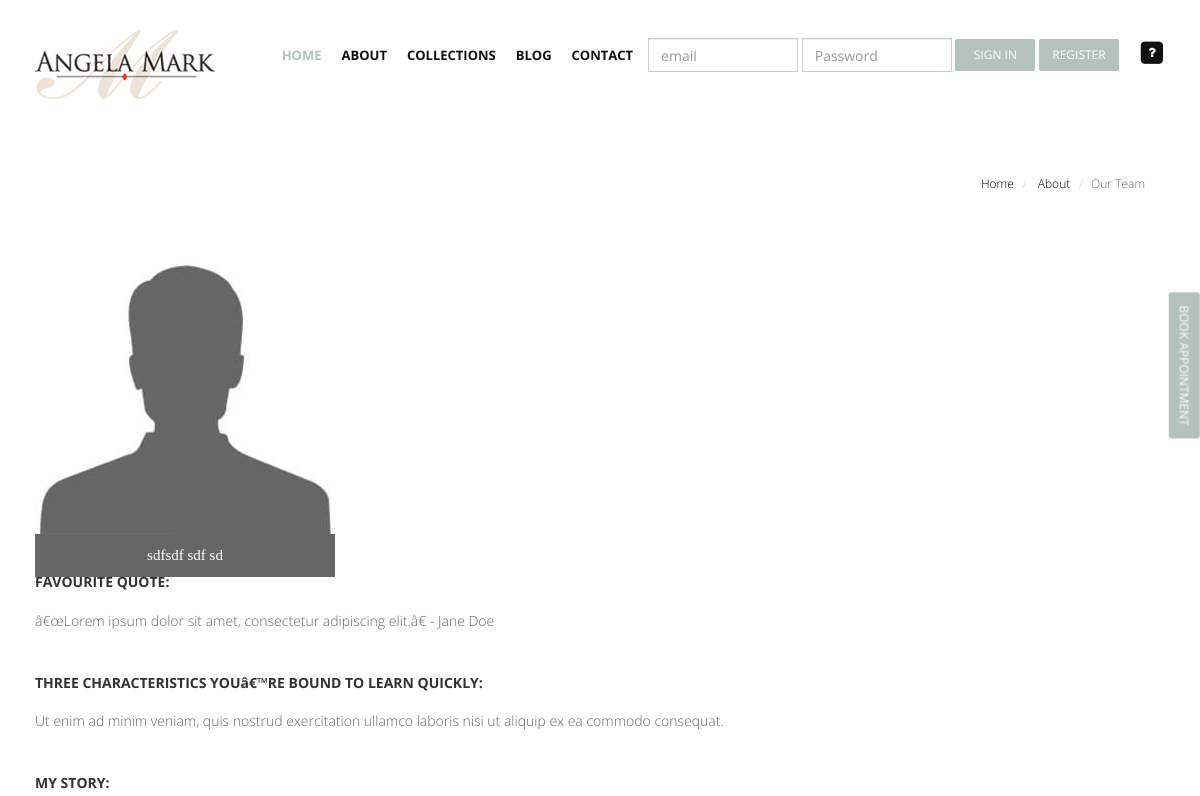
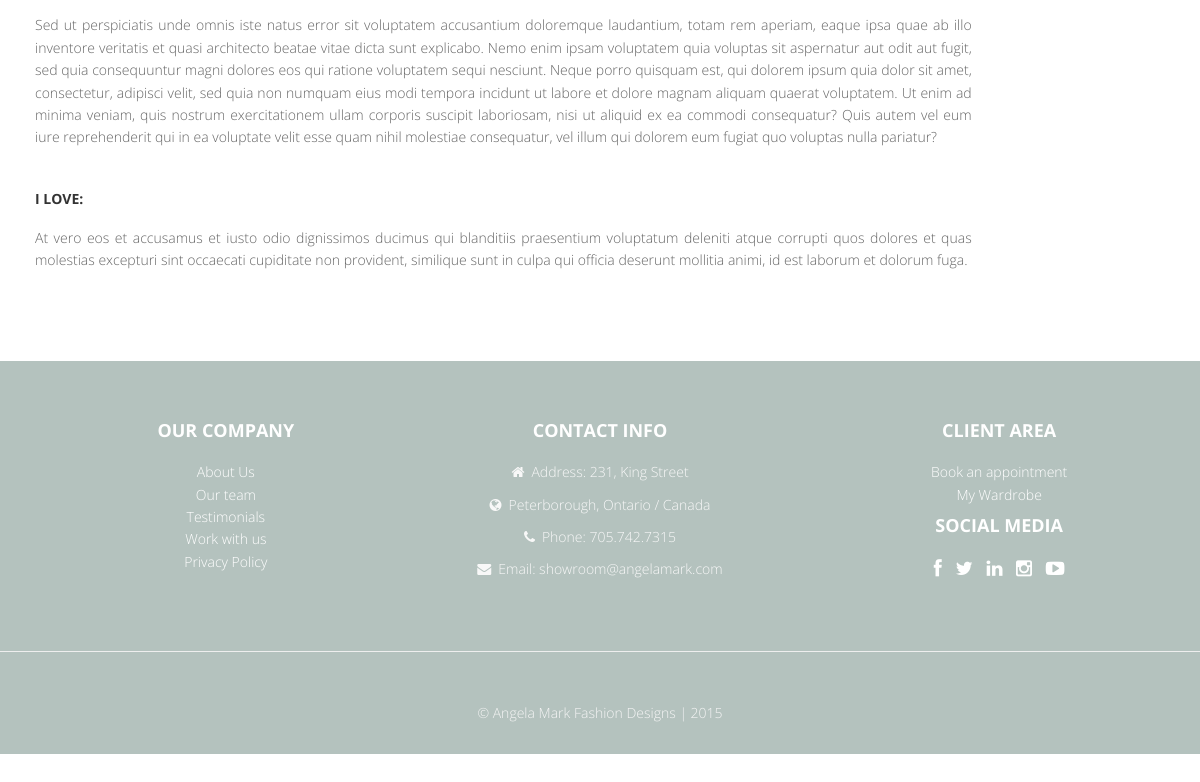
Page /AngelaFinal/web/pages/ourTeam.php on the earlier database version (2 pictures, top to bottom).
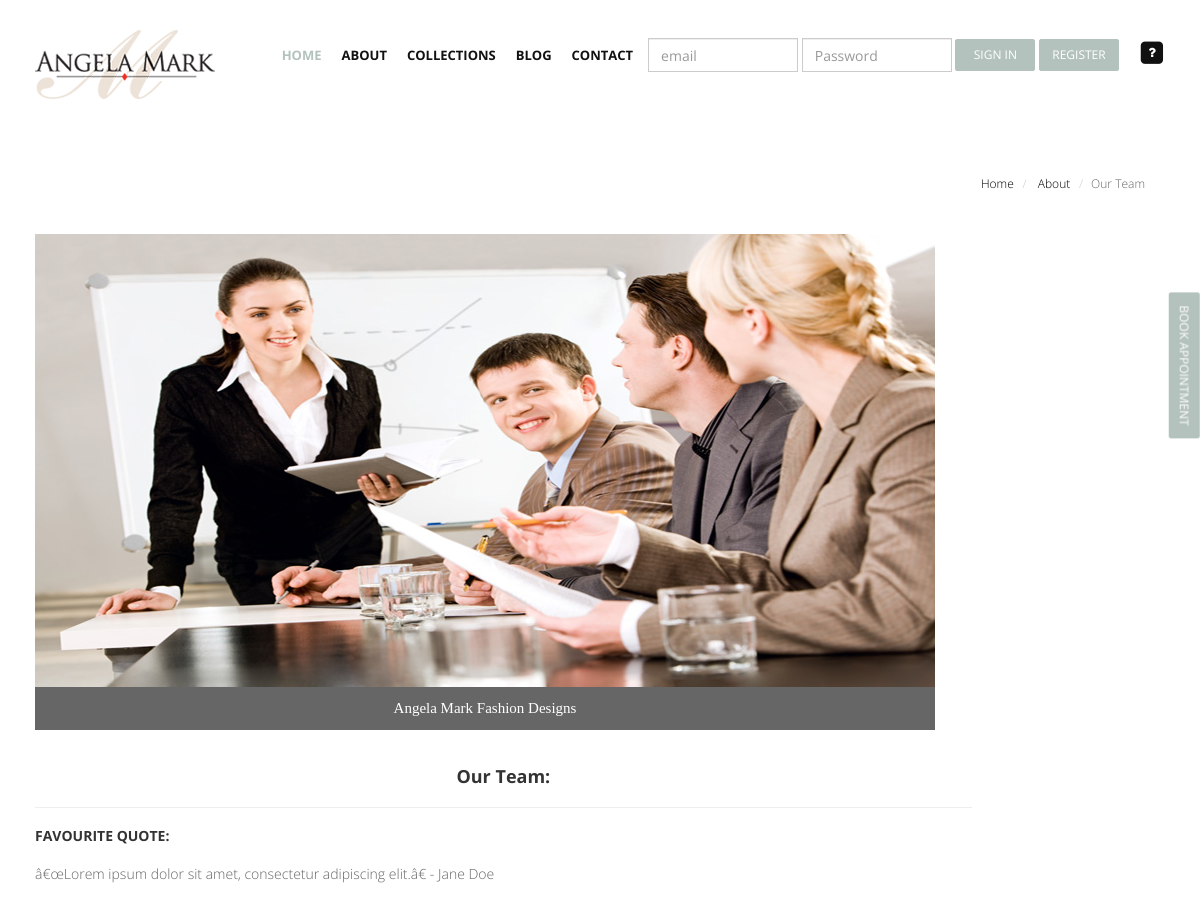
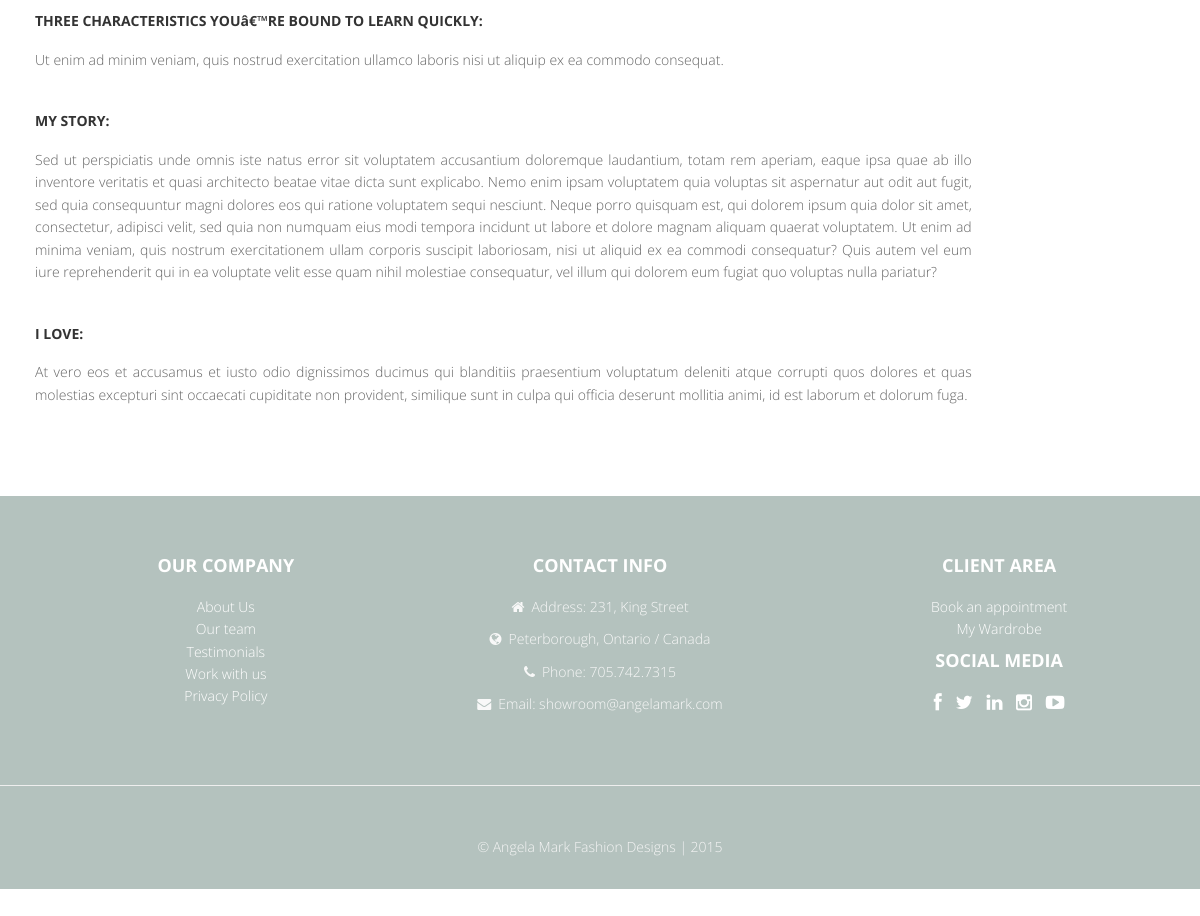
Same page on the later database version (2 pictures, top to bottom).
### tables this page shows
CREATE TABLE IF NOT EXISTS `pagephotos` (
  `id` int(4) NOT NULL,
  `path` varchar(200) NOT NULL,
  `pageId` int(4) DEFAULT NULL,
  `date` timestamp NOT NULL DEFAULT CURRENT_TIMESTAMP,
  `active` int(1) NOT NULL,
  `subtitle` varchar(80) DEFAULT NULL,
  `description` varchar(200) DEFAULT NULL
);

CREATE TABLE IF NOT EXISTS `pagecontent` (
  `id` int(10) unsigned NOT NULL,
  `pageID` int(11) NOT NULL,
  `variable` varchar(30) NOT NULL,
  `content` longtext NOT NULL
);

### AngelaFinal/src/factories/factoryDAOPdo.php (called while the page is built, shortened)
<?php
	require_once DIR_PDO.'managementPhotosDAOPdo.php';
	require_once DIR_PDO.'managementContentDAOPdo.php';
class FactoryDAOPdo implements FactoryDAO {
	private static $instance = null;
	public static function getInstance() {
		if (self::$instance == null) {
			self::$instance = new FactoryDAOPdo();
		}
		return self::$instance;
	}
	public function createManagementPhotosPersistence() {
		return new ManagementPhotosDAOPdo();
	}
	public function createManagementContentPersistence() {
		return new ManagementContentDAOPdo();
	}
}
?>

### AngelaFinal/src/controllers/managementPhotosController.php (called while the page is built, shortened)
<?php
	require_once DIR_FAC.'factoryDAOPdo.php';
class ManagementPhotosController {
	private $persistenceManagement;
	public function __construct() {
		$this->factory = FactoryDAOPdo::getInstance();
		$this->persistenceManagement = $this->factory->createManagementPhotosPersistence();
	}
	public function searchPhotos($param,$value,$type){
		$result = $this->persistenceManagement->searchPhotos($param,$value,$type);
		return $result;
	}
}
 ?>

### AngelaFinal/src/views/managementPhotosView.php (called while the page is built, shortened)
<?php
	require_once DIR_MOD.'managementPhotos.php';
	require_once DIR_CON.'managementPhotosController.php';
class ManagementPhotosView{
	private $managementPhotosController;
	function __construct() {
		$this->managementPhotosController = new ManagementPhotosController();
	}
	public function searchPhotos($param,$value,$type) {
		$result = $this->managementPhotosController->searchPhotos($param,$value,$type);
		return $result;
	}
}
 ?>

### AngelaFinal/src/persistenceDAOPdo/managementPhotosDAOPdo.php (called while the page is built, shortened)
<?php
	require_once DIR_MOD.'managementPhotos.php';
class ManagementPhotosDAOPdo implements ManagementPhotosDAO {
	public function searchPhotos($param,$value,$type) {
		$className = 'ConnectionDAOPdo';
		$con = $className::getConnection();
		$query = 'SELECT * FROM pagephotos Where '.$param.' = '.$value;
		$stmt = $con->prepare($query);
		$stmt->execute();
		$result = $stmt->fetchAll();
		$management = '';
		$managementsList = new ArrayObject();
		foreach ($result as $row) {
			$management = new ManagementPhotos();
			$management->setIdPhoto($row['id']);
			$management->setPathPhoto($row['path']);
			$management->setPageIdPhoto($row['pageId']);
			$management->setDates($row['date']);
			$management->setActive($row['active']);
			$management->setSubtitle($row['subtitle']);
			$management->setDescription($row['description']);
			$managementsList->append($management);
		}
		if($type==1){
			return $management;
		}elseif($type==2){
			return $managementsList;
		}
	}
}
?>

### AngelaFinal/src/models/managementPhotos.php (called while the page is built, shortened)
<?php
class ManagementPhotos{
	private $pathPhoto;
	private $subtitle;
	function getPathPhoto(){
		return $this->pathPhoto;
	}
	function getSubtitle(){
		return $this->subtitle;
	}
	function setPathPhoto($pathPhoto){
		$this->pathPhoto=$pathPhoto;
	}
	function setSubtitle($subtitle){
		$this->subtitle=$subtitle;
	}
}
?>

### AngelaFinal/src/controllers/managementContentController.php (called while the page is built, shortened)
<?php
	require_once DIR_FAC.'factoryDAOPdo.php';
class ManagementContentController {
	private $persistenceManagement;
	public function __construct() {
		$this->factory = FactoryDAOPdo::getInstance();
		$this->persistenceManagement = $this->factory->createManagementContentPersistence();
	}
	public function searchContent($param,$value,$type){
		$result = $this->persistenceManagement->searchContent($param,$value,$type);
		return $result;
	}
}
 ?>

### AngelaFinal/src/views/managementContentView.php (called while the page is built, shortened)
<?php
	require_once DIR_MOD.'managementContent.php';
	require_once DIR_CON.'managementContentController.php';
class ManagementContentView{
	private $managementContentController;
	function __construct() {
		$this->managementContentController = new ManagementContentController();
	}
	public function searchContent($param,$value,$type) {
		$result = $this->managementContentController->searchContent($param,$value,$type);
		return $result;
	}
}
 ?>

### AngelaFinal/src/persistenceDAOPdo/managementContentDAOPdo.php (called while the page is built, shortened)
<?php
	require_once DIR_MOD.'managementContent.php';
class ManagementContentDAOPdo implements ManagementContentDAO {
	public function searchContent($param,$value,$type){
		$className = 'ConnectionDAOPdo';
		$con = $className::getConnection();
		$query = 'SELECT * FROM pagecontent Where '.$param.' = '.$value;
		$stmt = $con->prepare($query);
		$stmt->execute();
		$result = $stmt->fetchAll();
		$managementsList = new ArrayObject();
		foreach ($result as $row) {
			$management = new ManagementContent();
			$management->setIdContent($row['id']);
			$management->setPageIdContent($row['pageID']);
			$management->setVariable($row['variable']);
			$management->setContent($row['content']);
			$managementsList->append($management);
		}
		if($type==1){
			return $management;
		}elseif($type==2){
			return $managementsList;
		}
	}
}
?>

### AngelaFinal/src/models/managementContent.php (called while the page is built, shortened)
<?php
class ManagementContent{
	private $content;
	function getContent(){
		return $this->content;
	}
	function setContent($content){
		$this->content=$content;
	}
}

### AngelaFinal/web/pages/ourTeam.php (the view, shortened to what the changed rows need)
<?php
	require_once (DIR_VIE.'managementPhotosView.php');
	require_once (DIR_VIE.'managementContentView.php');
	$manegementPhotosView = new ManagementPhotosView();
	$managementContentView = new ManagementContentView();
	$managementPhotos = $manegementPhotosView->searchPhotos('pageId','6','1');
	$managementContent = $managementContentView->searchContent('pageId','6','1');
?>
<html lang="en">
<head>
	<?php include( DIR_LAY.'headPages.php');?>
<link href="<?php echo DIR_AST; ?>css/one-page-wonder.css" rel="stylesheet">
</head>
<body>
<br>
<br>
<br>
<br>
<br>
    <div class="container">
        <div class="row">
            <div class="col-md-10">
                <div class="pf-img">
                   <div class="wrapper">
					<img class="img-responsive" src="<?php echo '../../'.$managementPhotos->getPathPhoto();?>" style=""/>
					<div class="description">
						<center><p class="description_content"><?php echo $managementPhotos->getSubtitle(); ?></p></center>
					</div>
				</div>
                </div>
            </div>
        </div>
    </div>
    <div class="container">
        <div class="row">
            <div class="col-lg-10 ">
                <?php echo $managementContent->getContent(); ?>
            </div>
        </div>
    </div>
  </body>
</html>

Differences in the rows shown:
changed pagephotos: path: a different picture; subtitle "sdfsdf sdf sd" → "Angela Mark Fashion Designs"
changed pagecontent: content "FAVOURITE QUOTE: â€œLorem ipsum…" → "Our Team: FAVOURITE QUOTE: â€œLorem ipsum…"
